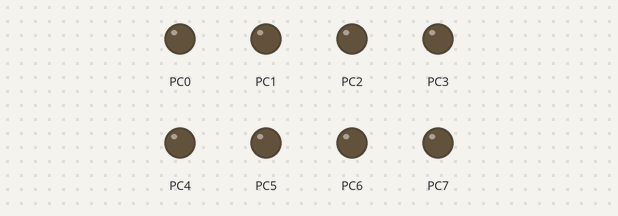
Recording of a program running on a simulated ATmega128, built with avr-gcc and emulated at 8 MHz. Parts: output pins drawn as LEDs (lit = HIGH).

Above: at 0.07 s.
At 0.7 s:
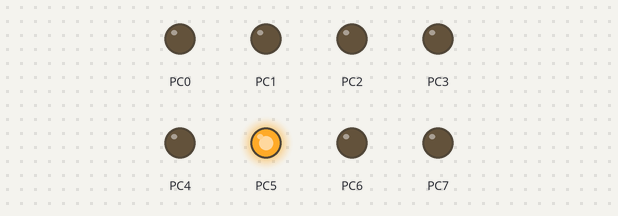
At 1.9 s:
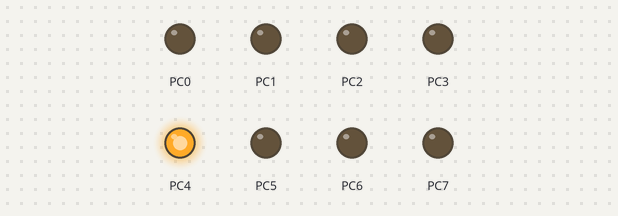
At 2.75 s:
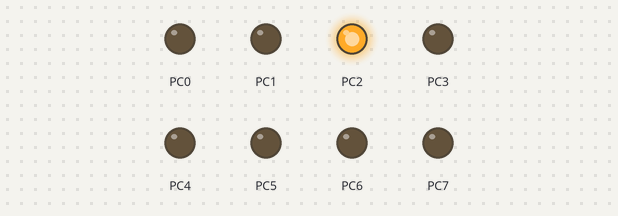
At 3.72 s:
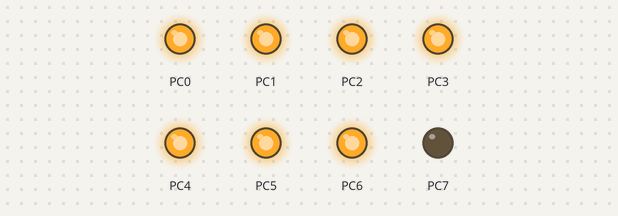
At 5.2 s:
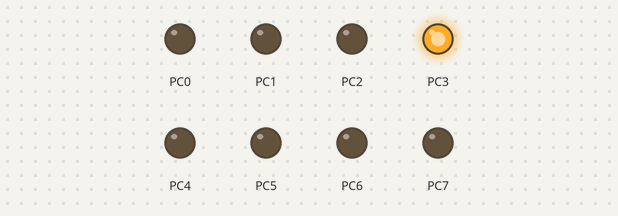
Timing chart, 0 to 5.5 s (numbered marks = the images above):
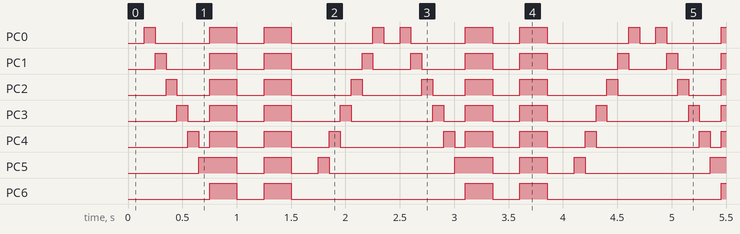

Measured:
- by itself, PC0: repeats every 2.4 s: LOW 0.50 s, HIGH 0.25 s, LOW 0.25 s, HIGH 0.25 s, LOW 0.75 s, HIGH 0.10 s, LOW 0.15 s, HIGH 0.10 s
- by itself, PC1: repeats every 2.4 s: LOW 0.40 s, HIGH 0.25 s, LOW 0.25 s, HIGH 0.25 s, LOW 0.65 s, HIGH 0.10 s, LOW 0.35 s, HIGH 0.10 s
- by itself, PC2: repeats every 2.4 s: LOW 0.30 s, HIGH 0.25 s, LOW 0.25 s, HIGH 0.25 s, 2 × (LOW 0.55 s, HIGH 0.10 s)
- by itself, PC3: repeats every 2.4 s: LOW 0.20 s, HIGH 0.25 s, LOW 0.25 s, HIGH 0.25 s, LOW 0.45 s, HIGH 0.10 s, LOW 0.75 s, HIGH 0.10 s
- by itself, PC4: repeats every 2.4 s: LOW 0.10 s, HIGH 0.25 s, LOW 0.25 s, HIGH 0.25 s, LOW 0.35 s, HIGH 0.10 s, LOW 0.95 s, HIGH 0.10 s
- by itself, PC5: repeats every 2.4 s: LOW 0.25 s, HIGH 0.25 s, LOW 0.25 s, HIGH 0.10 s, LOW 1.2 s, HIGH 0.35 s
- by itself, PC6: repeats every 2.4 s: LOW 0.25 s, HIGH 0.25 s, LOW 1.6 s, HIGH 0.25 s

The program:

main.c
```c
/*
 * patternsegment.c
 *
 * Created: 22-Feb-18 03:40:41 PM
 * Author : Nick van Endhoven
 */

#define F_CPU 8000000

#include <avr/io.h>
#include <util/delay.h>

typedef struct {
	int bits;
	int delay;
} PATTERN;

PATTERN pattern[] = {
	{0x00, 150},
	{0x01, 100}, {0x02, 100}, {0x04, 100}, {0x08, 100}, {0x10, 100}, {0x20, 100},
	{0x7F, 250}, {0x00, 250}, {0x7F, 250}, {0x00, 250},
	{0x20, 100}, {0x10, 100}, {0x08, 100}, {0x04, 100}, {0x02, 100}, {0x01, 100},
	{0x00, 0},
};

void wait( int ms ){
	for (int i=0; i<ms; i++)
	{
		_delay_ms( 1 );
	}
}

int main(void)
{
	DDRC = 0xFF;

    while (1)
    {
		int i = 0;
		while(pattern[i].delay != 0 ) {
			PORTC = pattern[i].bits;
			wait(pattern[i].delay);
			i++;
		}
    }
}
```
